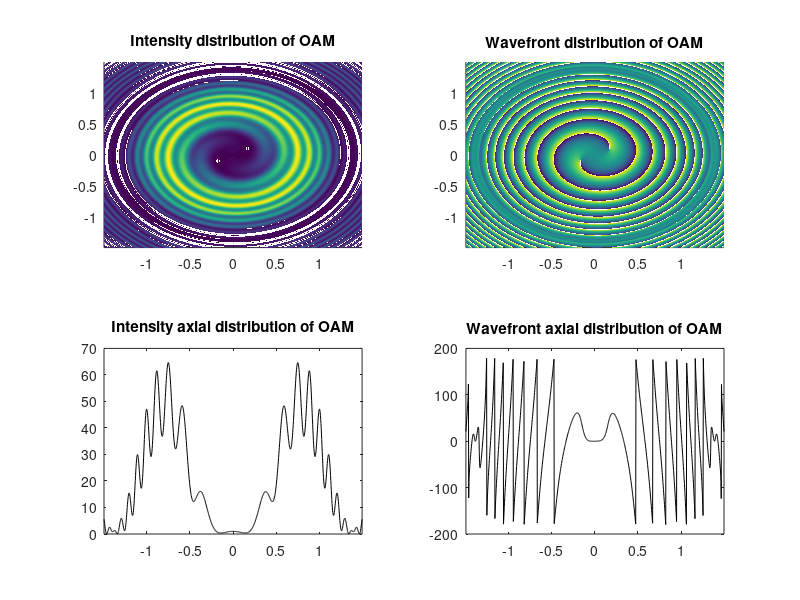

Recreate this plot in MATLAB.
%% DEMO - Vortex wave generation based on multi ring circular array
%
% Description: 
%   1.使用多环圆形阵列产生涡旋电磁波。
%   2.ringRadius / ringElemNum 分别表示每环半径和阵元数。
%   3.ringSelect 表示使能哪个环。
%
% History :
%   Yao - 2021.6.14 - v1.0
%       1.Create File

%%
clc;clear;close all;  

%% Setting Parameters
% Basic
mode = 2;
f0 = 20e9;

c = 299792458;
lambda = c / f0 ;
k = 2.0 * pi / lambda; 

% Parameter of UCCA
ringNum = 5;
ringSelect = [1,0,0,1,1];
ringRadius = (1:5)*lambda;
ringElemNum = [12,25,37,50,62];

%% Parameters
Z0 = 500*lambda;
obsRange = 100*lambda;
obsCount = 1024;

%% Coordinate System
X = linspace (-obsRange, obsRange, obsCount);
Y = linspace (-obsRange, obsRange, obsCount);

z = ones(length(Y),length(X)) * Z0;
[x,y] = meshgrid(X,Y);
[azimuth, elevation, radius] = cart2sph(x,y,z);   
elevation = pi/2 - elevation;

%%
E = ones(size(elevation));
for i = 1 : ringNum
    E = E + exp(-1i * k * radius)./radius...
        * ringSelect(i) * ringElemNum(i) * 1i^mode...
        .* besselj(mode,k * ringRadius(i) *sin(elevation'))...
        .* exp(1i * mode * azimuth);
end

intensity = E.*conj(E);
phase = angle(E)/pi*180;

%%
figure(1);
subplot(221);surf(x,y,intensity);
xlim([min(X),max(X)]);ylim([min(Y),max(Y)]);
title('Intensity distribution of OAM');
shading interp;view(2);

subplot(222);surf(x,y,phase);
xlim([min(X),max(X)]);ylim([min(Y),max(Y)]);
title('Wavefront distribution of OAM');
shading interp;view(2);

subplot(223);plot(X,intensity(floor(obsCount/2),:),'k');
xlim([min(X),max(X)]);
title('Intensity axial distribution of OAM');

subplot(224);plot(X,phase(floor(obsCount/2),:),'k');
xlim([min(X),max(X)]);
title('Wavefront axial distribution of OAM');

